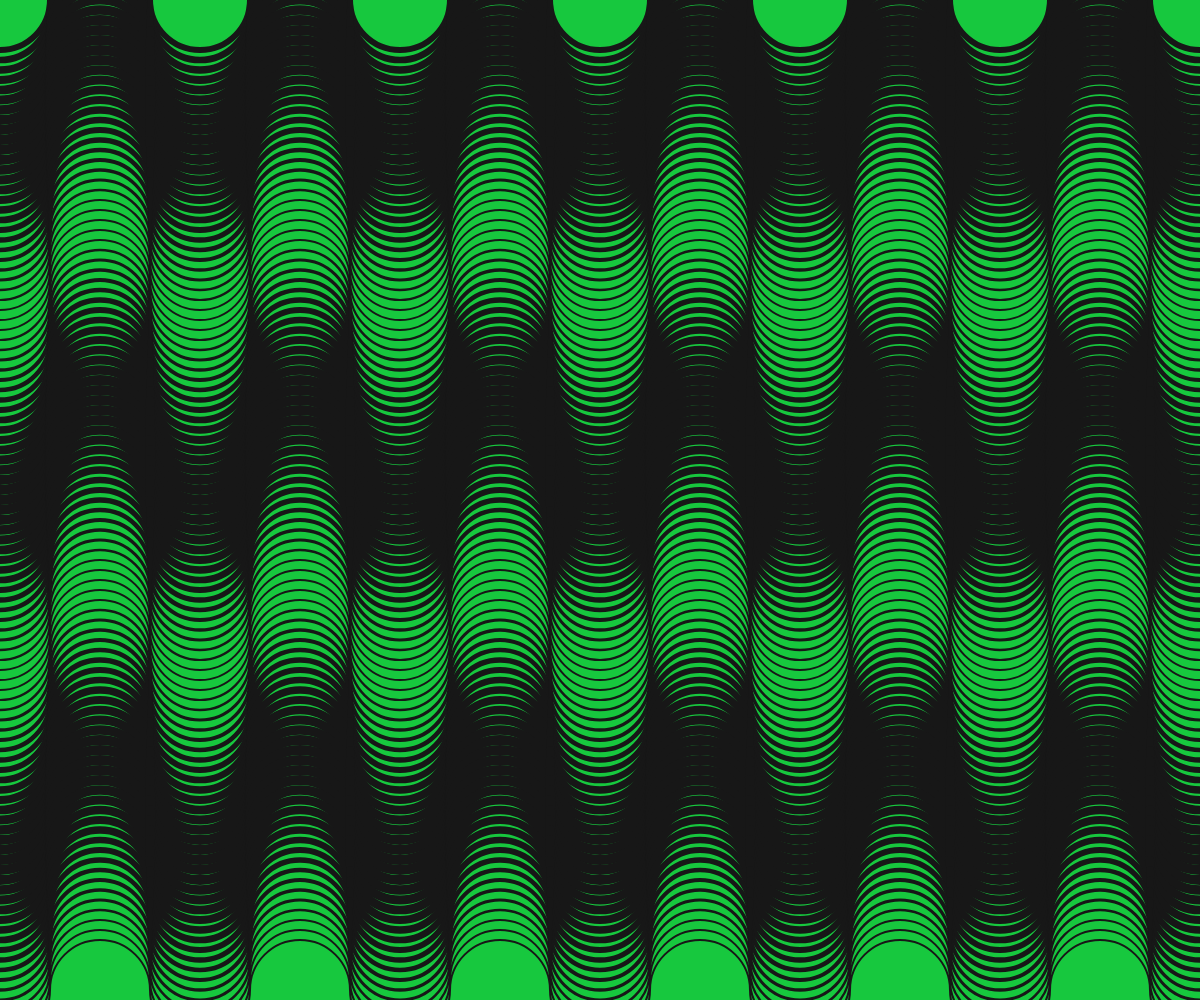
Frame 1 (no input)
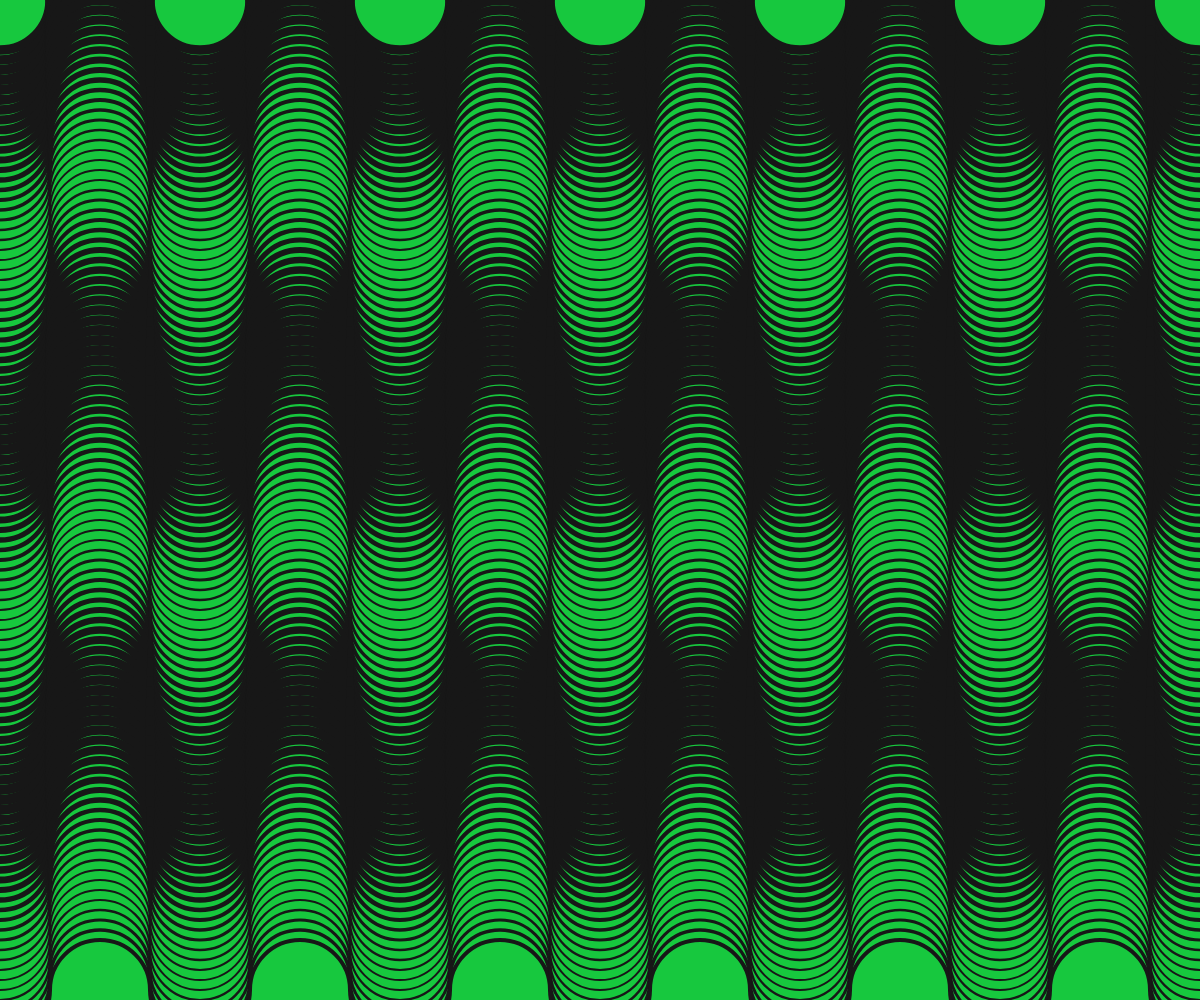
Frame 60 (no input)
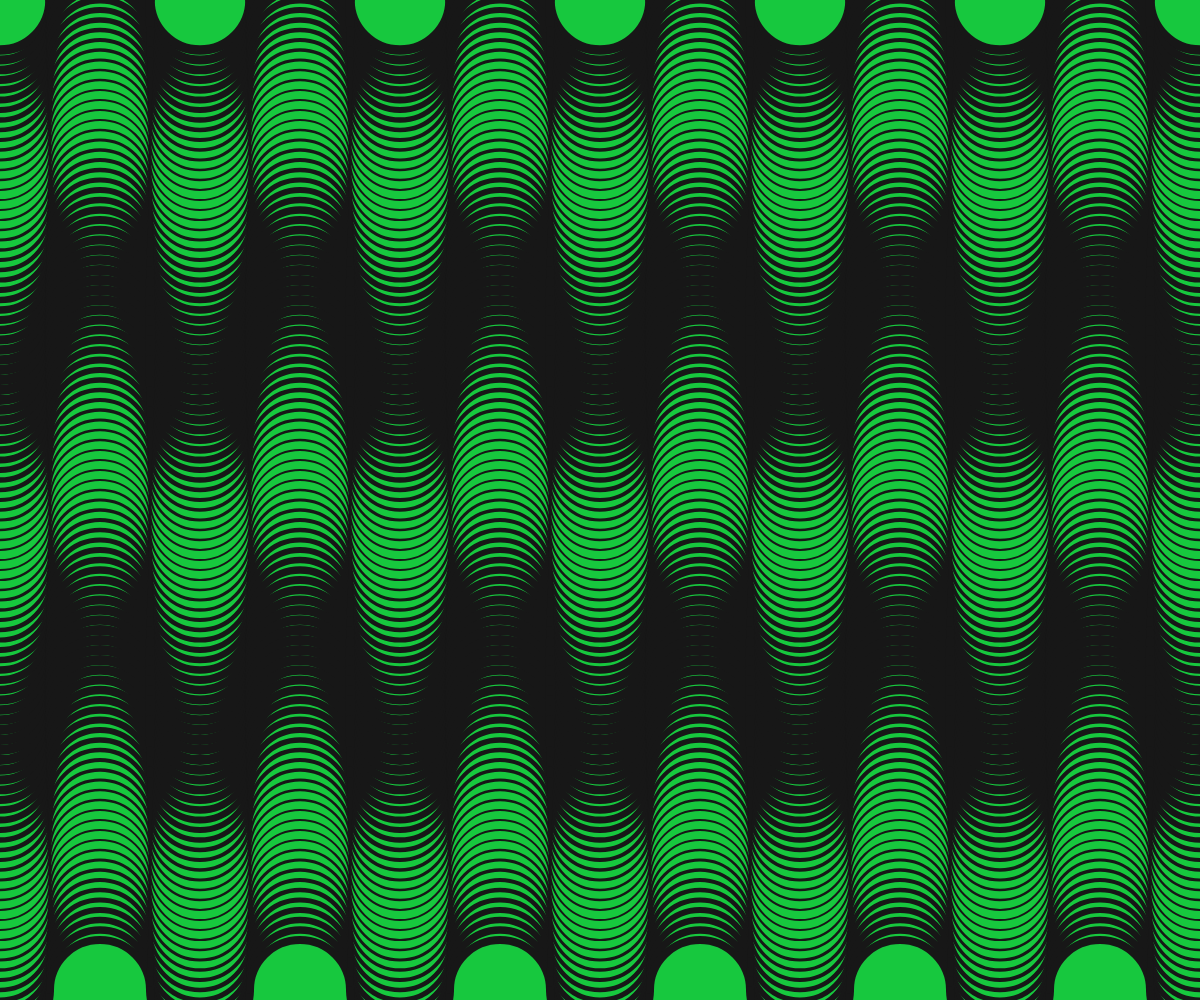
Frame 120 (the mouse pressed at the canvas centre since frame 60)

The p5.js sketch that drew these frames (run headless with seeded random() and noise() and a simulated clock; from frame 60 on, the mouse is pressed at the canvas centre):

// p5.js sketch
// ── sketch.js

//genera algo copado ahora con el mouse

let yStep=10;
let sw;
let arcSize=200;
let alpha = 0
function setup() {
  const canv =  createCanvas(windowWidth, windowHeight);
  canv.style('display', 'block');
}

function draw() {
  background(23,200,62);
  strokeWeight(30);
  stroke(23);
  noFill();

  contsrainedMouseX=constrain(mouseX, 10, windowWidth)
  contsrainedMouseY=constrain(mouseY, 10, windowHeight)

  //yStep=contsrainedMouseY
  
  for (let x = 0; x < windowWidth + arcSize; x+=arcSize) { 
    for (let y = 0; y < windowHeight; y+=yStep ) {

      sw= map(sin(radians(y + alpha )), -1, 1, 2, yStep)

      strokeWeight(sw)
      arc(x, y, arcSize/2, arcSize/2, 0, PI) ;
      arc(x + arcSize/2, y, arcSize/2, arcSize/2, PI, TWO_PI) ;
      
    }
    
  }
  alpha++
  
  
  
}

function windowResized() {
  resizeCanvas(windowWidth, windowHeight);
}
